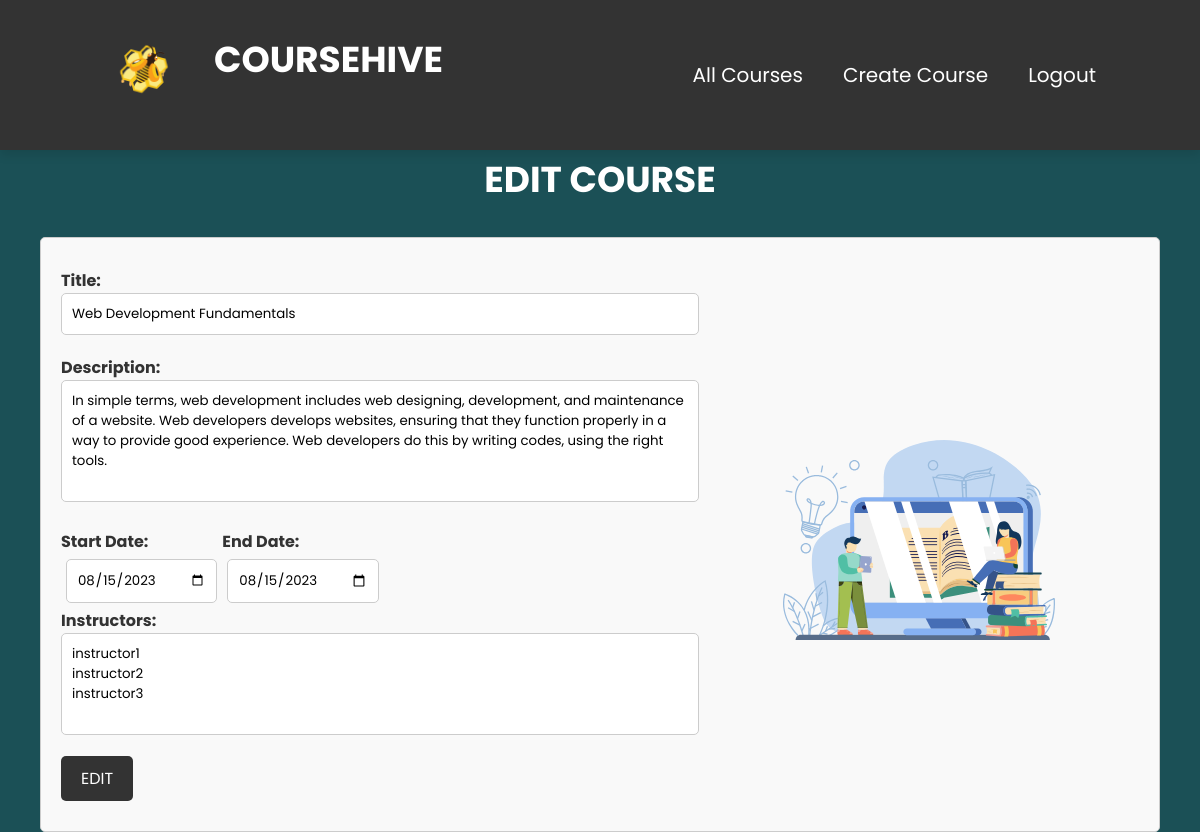
The app's page /TrainingProvider/courseEdit.php?id=2 with its own data.
### tables this page shows
CREATE TABLE `course` (
  `course_id` int(11) NOT NULL,
  `course_title` varchar(255) NOT NULL,
  `course_description` varchar(500) NOT NULL,
  `course_start_date` date NOT NULL,
  `course_end_date` date NOT NULL,
  `course_img` varchar(255) DEFAULT NULL
);

### TrainingProvider/courses.php (called while the page is built, shortened)
<?php
function getCourse($id) {
   include '../dataconnection.php';
   $query = 'SELECT * FROM course WHERE course_id='.$id;
   $result = mysqli_query($connect, $query);
   return $result;
}
?>

### TrainingProvider/courseEdit.php (the view, shortened to what this page needs)
<!DOCTYPE html>
<html lang="en">
  <head>
    <link rel="stylesheet" href="css/courseCreate.css" />
  </head>
  <body>
    <?php
      include 'courses.php';
      if(isset($_GET["id"])){
        $result = getCourse($_GET["id"]);
        $row = mysqli_fetch_assoc($result);
      } else{
        return header('Location: index.php');
      }
    ?>
    <div class="navbar-container" >
    </div>
    <div class="content-container" >
      <h1>Edit Course </h1>
      <div class="create-course">
        <form class="create-course-form" action="courseEditHandler.php" method="POST">
          <label for="title">Title:</label><br />
          <input type="text" id="title" name="title" required value="<?php echo $row["course_title"]?>"/><br />
          <label for="description">Description:</label><br />
          <textarea
            id="description"
            name="description"
            rows="5"
            required
          ><?php echo $row["course_description"]?></textarea><br />
          <div class="dates">
            <div>
              <label for="start-date">Start Date:</label><br />
              <input
                type="date"
                id="start-date"
                name="start-date"
                value=<?php echo $row["course_start_date"]?>
                required
              /><br />
            </div>
            <div>
              <label for="end-date">End Date:</label><br />
              <input type="date" id="end-date" name="end-date" value=<?php echo $row["course_start_date"]?> required />
              <br />
            </div>
          </div>
          <label for="instructors">Instructors:</label>
          <select id="instructors" name="instructors[]" multiple required>
          <?php
              include '../dataconnection.php';
              $query = "SELECT instructor_username FROM instructor";
              $result = mysqli_query($connect, $query);
              while ($row = mysqli_fetch_assoc($result)) {
                echo "<option value=".$row["instructor_username"].">".$row["instructor_username"]."</option>";
              }
            ?>
          </select>
          <input type="submit" value="Edit" />
        </form>
        <img src="img/book.svg" alt="Book Image" class="book-image" />
      </div>
    </div>
  </body>
</html>

### TrainingProvider/css/courseCreate.css (style rules this page uses)
body { font-family: Arial, sans-serif; color: #333; margin: 0; padding: 0; background-color: #1B5056; }
h1 { font-size: 36px; font-weight: bold; text-align: center; margin-bottom: 30px; text-transform: uppercase; color: white; }
.navbar-container { position: fixed; top: 0; left: 0; width: 100%; z-index: 9999; }
.content-container { padding-top: 19vh; }
.book-image { width: 400px; height: 400px; margin-right: 20px; }
.create-course { display: flex; flex-wrap: wrap; justify-content: center; align-items: center; gap: 20px; padding: 20px; padding-top: 30px; background-color: #f9f9f9; margin: 0 40px; border: 1px solid #ccc; border-radius: 5px; }
.create-course-form { flex-grow: 1; }
label { font-weight: bold; color: #333; }
input[type="text"], input[type="date"], textarea, select { width: 100%; -moz-box-sizing: border-box; -webkit-box-sizing: border-box; box-sizing: border-box; padding: 10px; border: 1px solid #ccc; border-radius: 5px; margin-bottom: 20px; }
input[type="text"], textarea { width: 100%; resize: none; }
input[type="date"] { width: auto; }
input[type="submit"], input[type="button"] { background-color: #333; color: #fff; padding: 10px 20px; border: none; border-radius: 5px; cursor: pointer; font-size: 16px; text-transform: uppercase; margin-bottom: 10px; }
.dates { display: flex; }
.dates input { margin: 5px; }

### TrainingProvider/css/navbar.css (style rules this page uses)
* { margin: 0; padding: 0; box-sizing: border-box; font-family: "Poppins"; text-decoration: none; }
body { min-height: 100vh; }
header { position: fixed; top: 0; left: 0; right: 0; background: #333; box-shadow: 0 5px 10px rgba(0, 0, 0, .1); padding: 20px 7%; display: flex; align-items: center; justify-content: space-between; z-index: 1000; height: 18%; }
header .logo-container { display: flex; align-items: center; }
header .logo { font-weight: bolder; font-size: 25px; color: #0071f2; }
header .title { margin-left: 10px; color: #fff; }
header .navbar ul { list-style: none; }
header .navbar ul li { position: relative; float: left; }
header .navbar ul li a { font-size: 20px; padding: 20px; color: #fff; display: block; }

### records on screen
course: title "Web Development Fundamentals", description "In simple terms, web development includes web designing, development, and maintenance of a website. Web developers develops websites, ensuring that they function properly in a way to provide good experience. Web developers do this by writing codes, using the right tools.", start-date "08/15/2023", end-date "08/15/2023"
